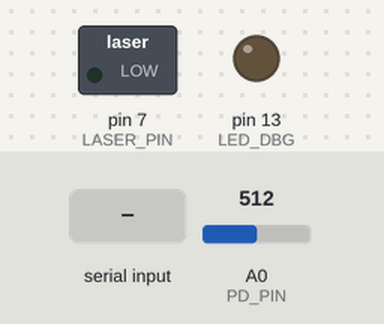
A sketch run on a simulated Arduino Uno, built with avr-gcc and run on an emulated ATmega328P. On the bench: switched loads named in the sketch (green lamp = pin HIGH), output pins drawn as LEDs (lit = HIGH). The test bench sets the inputs (shaded band); at power-on: A0 (PD_PIN) = 512. What the sketch prints to the serial monitor is not drawn.

Above: at 1.2 s.
1.3 s: "h" received over Serial
At 1.39 s:
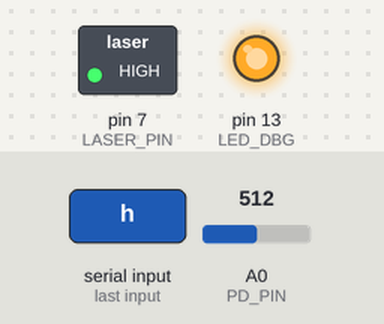
4.3 s: "H" received over Serial
Timing chart, 0 to 12.4 s (numbered marks = the images above; inputs shaded):
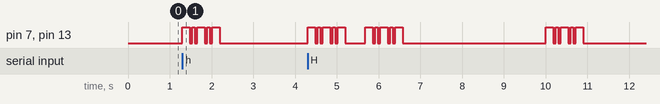

Measured:
- after the input at 1.3 s, pin 7 (LASER_PIN), pin 13 (LED_DBG): LOW → HIGH at once, then repeats every 0.36 s: LOW 0.06 s, HIGH 0.06 s, LOW 0.06 s, HIGH 0.18 s, until it stays LOW from 2.2 s

The sketch:

send_receiveTest4_headerCheck.ino
```cpp
/*****************************************************************
  hdr_tx_rx_combo_auto.ino
*****************************************************************/
#include <Arduino.h>

const uint8_t LASER_PIN = 7;
const uint8_t PD_PIN    = A0;
const uint8_t LED_DBG   = LED_BUILTIN;

const uint16_t UNIT   = 60;
const uint16_t TOL    = 50;
const uint16_t THRESH = 180;
const uint16_t GAPCHR = 3*UNIT;
const uint16_t GAPFRM = 7*UNIT;
const uint32_t AUTO_INT = 5000;     // 5 s 自動送信間隔

const char *HEADER = "-.-.-";

/* ---- TX helpers ---- */
inline void laserOn(bool on){ digitalWrite(LASER_PIN,on); }
inline void dbgLED(bool on){ digitalWrite(LED_DBG,on); }

inline void dot(){  laserOn(true); dbgLED(true); delay(UNIT);
                    laserOn(false); dbgLED(false); delay(UNIT); }
inline void dash(){ laserOn(true); dbgLED(true); delay(3*UNIT);
                    laserOn(false); dbgLED(false); delay(UNIT); }
void sendHeader(){
  for(const char *p=HEADER; *p; ++p) (*p=='.')?dot():dash();
  delay(GAPFRM);
}

/* ---- RX helpers ---- */
inline bool isHi(){ return analogRead(PD_PIN) > THRESH; }
char classify(uint32_t d){
  if(abs((int)d-(int)UNIT)     <= TOL)   return '.';
  if(abs((int)d-(int)3*UNIT)   <= 3*TOL) return '-';
  return '?';
}
void hdrSniffer(){
  static char buf[8]; static uint8_t len=0;
  static bool lastHi=isHi(); static uint32_t tEdge=millis();
  bool hi=isHi(); uint32_t now=millis();
  if(hi!=lastHi){
    uint32_t dur=now-tEdge; tEdge=now;
    if(lastHi){
      char s=classify(dur); if(s!='?') { if(len<7)buf[len++]=s; buf[len]='\0'; }
    }else if(dur>=GAPCHR){ if(len<7)buf[len++]=' '; }
    if(strcmp(buf,HEADER)==0){ Serial.println(F("[HEADER DETECTED]")); len=0; }
    lastHi=hi;
  }
}

void setup(){
  pinMode(LASER_PIN,OUTPUT); laserOn(false);
  pinMode(LED_DBG, OUTPUT);  dbgLED(false);
  pinMode(PD_PIN,  INPUT);
  Serial.begin(9600);
  Serial.println(F("Auto-TX Header every 5 s.  Press h/H to repeat."));
}

void loop(){
  /* --- auto-TX every AUTO_INT ms --- */
  static uint32_t tAuto=millis();
  if(millis()-tAuto>=AUTO_INT){ tAuto+=AUTO_INT; sendHeader(); }

  /* --- manual TX via Serial --- */
  if(Serial.available()){
    char ch=Serial.read();
    if(ch=='h'||ch=='H') sendHeader();
  }

  /* --- header sniff --- */
  hdrSniffer();
}
```
